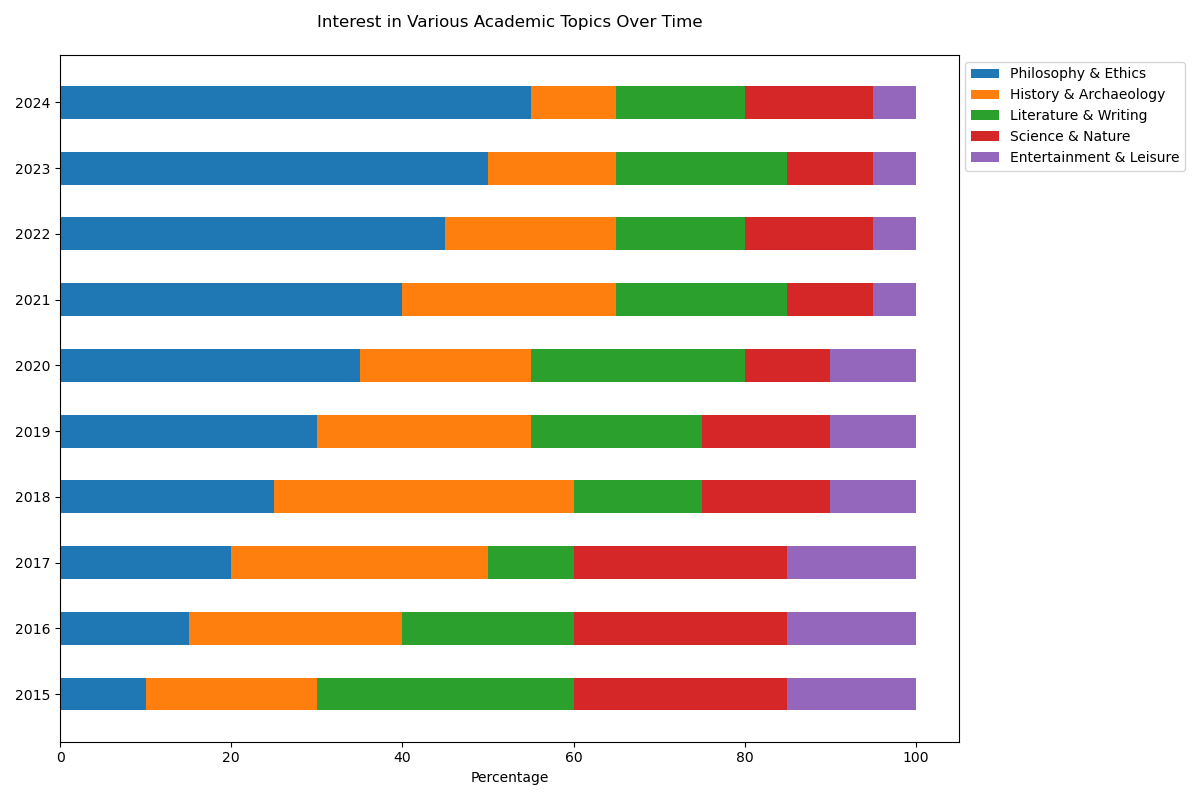

Write Python code to recreate this figure.

import matplotlib.pyplot as plt
import numpy as np

# Data
categories = ['2015', '2016', '2017', '2018', '2019', '2020', '2021', '2022', '2023', '2024']
philosophy_ethics = [10, 15, 20, 25, 30, 35, 40, 45, 50, 55]
history_archaeology = [20, 25, 30, 35, 25, 20, 25, 20, 15, 10]
literature_writing = [30, 20, 10, 15, 20, 25, 20, 15, 20, 15]
science_nature = [25, 25, 25, 15, 15, 10, 10, 15, 10, 15]
entertainment_leisure = [15, 15, 15, 10, 10, 10, 5, 5, 5, 5]

# Plot
bar_width = 0.5
fig, ax = plt.subplots(figsize=(12, 8))
categories_pos = np.arange(len(categories))

ax.barh(categories_pos, philosophy_ethics, bar_width, label='Philosophy & Ethics', color='#1f77b4')
ax.barh(categories_pos, history_archaeology, bar_width, left=philosophy_ethics, label='History & Archaeology', color='#ff7f0e')
ax.barh(categories_pos, literature_writing, bar_width, left=np.array(philosophy_ethics)+np.array(history_archaeology), label='Literature & Writing', color='#2ca02c')
ax.barh(categories_pos, science_nature, bar_width, left=np.array(philosophy_ethics)+np.array(history_archaeology)+np.array(literature_writing), label='Science & Nature', color='#d62728')
ax.barh(categories_pos, entertainment_leisure, bar_width, left=np.array(philosophy_ethics)+np.array(history_archaeology)+np.array(literature_writing)+np.array(science_nature), label='Entertainment & Leisure', color='#9467bd')

# Labels and Title
ax.set_xlabel('Percentage')
ax.set_title('Interest in Various Academic Topics Over Time', pad=20)
ax.set_yticks(categories_pos)
ax.set_yticklabels(categories)
ax.legend(loc='upper left', bbox_to_anchor=(1, 1))

plt.tight_layout()
plt.show()
